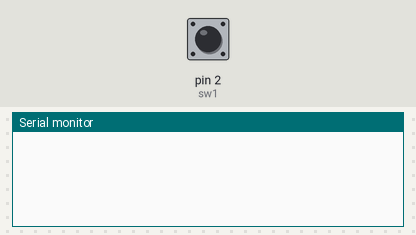
A sketch run on a simulated Arduino Uno, built with avr-gcc and run on an emulated ATmega328P. Parts: the last lines printed to the serial monitor. The test bench sets the inputs (shaded band); at power-on: pin 2 (sw1) HIGH.

Above: at 1.2 s.
1.3 s: pin 2 (sw1) pulled LOW for 0.15 s
At 1.7 s:
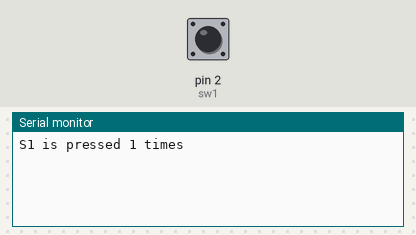
2.9 s: pin 2 (sw1) pulled LOW for 1 s
At 4.7 s:
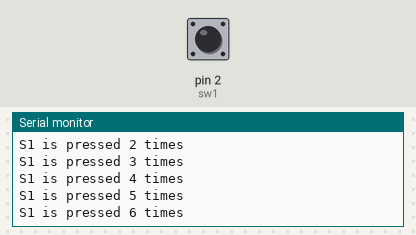
5.4 s: pin 2 (sw1) pulled LOW for 0.15 s
At 6.0 s:
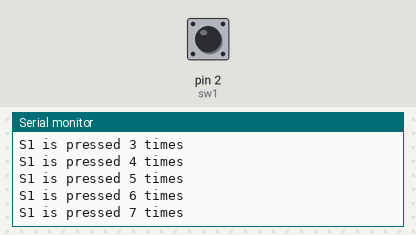
Timing chart, 0 to 8.4 s (numbered marks = the images above; inputs shaded):
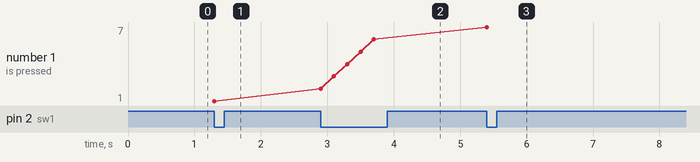

The sketch:

sketch_feb3a.ino
```cpp
int sw1 = 2;
int count = 0;

void setup() {
  Serial.begin(9600);
  pinMode(sw1, INPUT);

}

void loop() {
  if(digitalRead(sw1)==LOW)
{
    count++;
    Serial.print("S1 is pressed ");
    Serial.print(count);
    Serial.print(" times");
    Serial.println();
    delay(200);

}

}
```

Measured:
- after the input at 1.3 s, the serial monitor: prints a new line at once (image 1)
- after the input at 2.9 s, the serial monitor: prints a new line at once (image 2)
- after the input at 5.4 s, the serial monitor: prints a new line at once (image 3)
- plotted number 1: 1 → 6 after the input at 2.9 s, 6 → 7 after the input at 5.4 s
